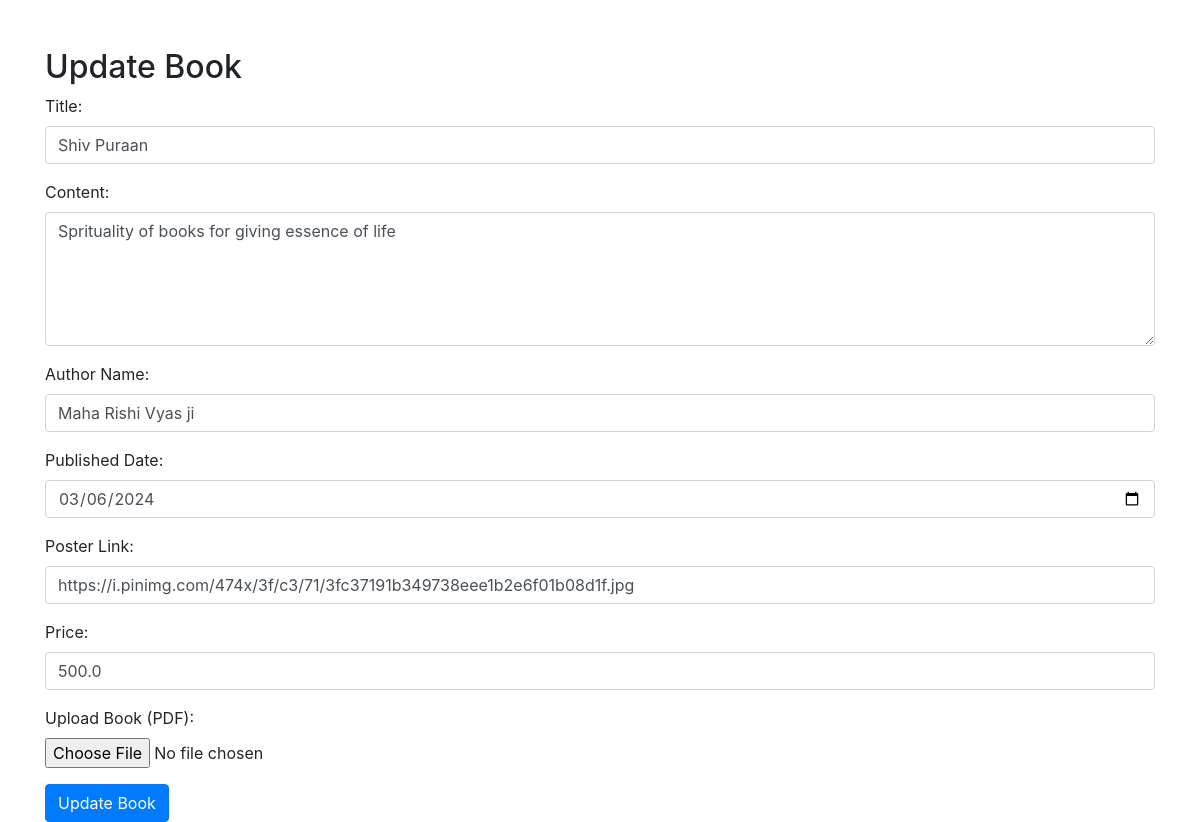
/update_boook/2, run on the app's committed database.
### app.py (models this page shows)
class Book(db.Model):
    id = db.Column(db.Integer, primary_key=True)
    name = db.Column(db.String(100), nullable=False)
    content = db.Column(db.Text, nullable=False)
    author = db.Column(db.String(100), nullable=False)
    issue_date = db.Column(db.DateTime, nullable=False, default=datetime.utcnow)
    poster = db.Column(db.String(200))  # Assuming poster link will be stored as string
    price = db.Column(db.Float)
    pdf_file = db.Column(db.String(100))  # Assuming PDF will be stored as binary data
    section_id = db.Column(db.Integer, db.ForeignKey('section.id'), nullable=False)

### app.py (the view, shortened to what this page needs)
@app.route("/update_boook/<int:id>" , methods = ["GET" , "POST"])
def update_book(id):
    book_to_update = Book.query.get(id)
    print(book_to_update.name)
    return render_template("update_book.html" , book_to_update = book_to_update)

### templates/update_book.html (shortened to what this page needs)
<!DOCTYPE html>
<html lang="en">
<head>
    <link rel="stylesheet" href="https://stackpath.bootstrapcdn.com/bootstrap/4.5.2/css/bootstrap.min.css">
</head>
<body>
    <div class="container mt-5">
        <h2>Update Book</h2>
        <form action="/update_boook/{{book_to_update.id}}" method="POST" enctype="multipart/form-data">
            <div class="form-group">
                <label for="bookTitle">Title:</label>
                <input type="text" class="form-control" id="bookTitle" name="name" value = "{{book_to_update.name}}" required>
            </div>
            <div class="form-group">
                <label for="bookContent">Content:</label>
                <textarea class="form-control" id="bookContent" name="content" rows="5" required>{{book_to_update.content}}</textarea>
            </div>
            <div class="form-group">
                <label for="authorName">Author Name:</label>
                <input type="text" class="form-control" id="authorName" name="author" value = "{{book_to_update.author}}" required>
            </div>
            <div class="form-group">
                <label for="publishedDate">Published Date:</label>
                <input type="date" class="form-control" id="publishedDate" name="issue_date" value="{{ book_to_update.issue_date.strftime('%Y-%m-%d') if book_to_update.issue_date else 'YYYY-MM-DD' }}" required>
            </div>
            <div class="form-group">
                <label for="posterLink">Poster Link:</label>
                <input type="text" class="form-control" id="posterLink" name="poster" value = "{{book_to_update.poster}}">
            </div>
            <div class="form-group">
                <label for="bookPrice">Price:</label>
                <input type="text" class="form-control" id="bookPrice" name="price" value = "{{book_to_update.price}}">
            </div>
            <div class="form-group">
                <label for="bookFile">Upload Book (PDF):</label>
                <input type="file" class="form-control-file" id="bookFile" name="pdf_file" accept=".pdf" >
            </div>
            <button type="submit" class="btn btn-primary">Update Book</button>
        </form>
    </div>
</body>
</html>

### data on the page
Book: name "Shiv Puraan", content "Sprituality of books for giving essence of life", author "Maha Rishi Vyas ji", issue_date "03/06/2024", poster "https://i.pinimg.com/474x/3f/c3/71/3fc37191b349738eee1b2e6f01b08d1f.jpg", price "500.0"
